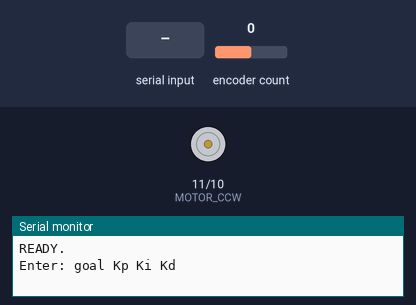
Bench run of a sketch on a simulated Arduino Uno, built with avr-gcc and run on an emulated ATmega328P. Parts: motor-driver pin pairs drawn as motors (green arrow = first pin HIGH = forward, orange = second pin HIGH = backward, longer = more drive, scaled by the enable pin), the last lines printed to the serial monitor. The test bench sets the inputs (shaded band); at power-on: encoder count 0.

Above: at 1.2 s.
1.3 s: "90,45,200\n" received over Serial
At 2.9 s:
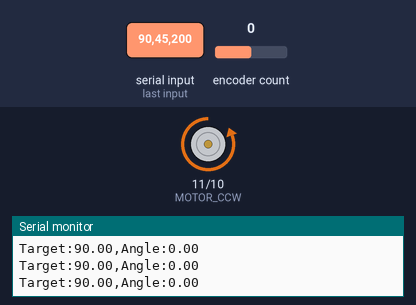
3.8 s: "1,90\n" received over Serial
At 6.6 s:
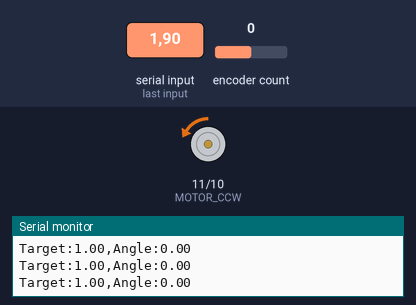
6.8 s: encoder count set to 1
At 7.7 s:
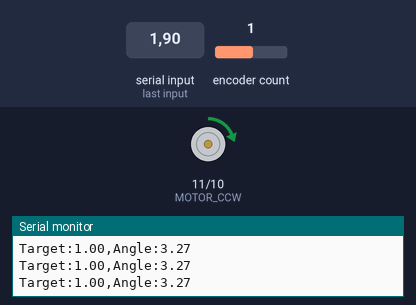
8.3 s: encoder count set to 5
At 8.7 s:
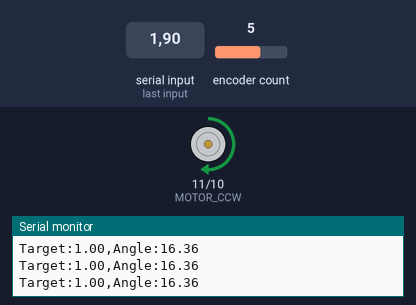
9.8 s: "1,90,45\n" received over Serial
At 11.7 s:
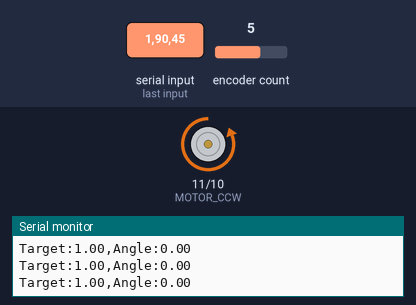
12.3 s: encoder count set to 9
At 12.6 s:
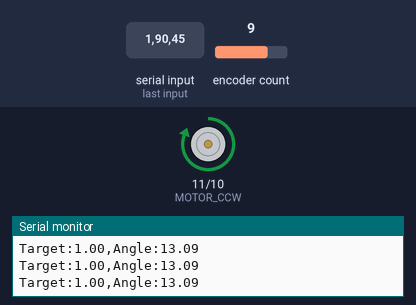
Timing chart, 0 to 14.8 s (numbered marks = the images above; inputs shaded):
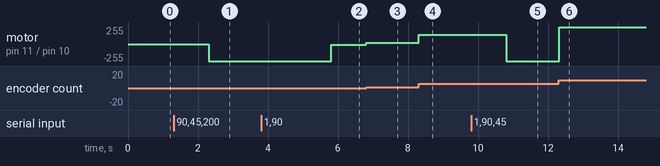

The sketch:

PIDProject.ino
```cpp
#include <Encoder.h>
#include <PIDController.h>

//PIN DEFINITIONS
#define ENCODER_A 2
#define ENCODER_B 3
#define ENA_PWM   9   // Motor speed
#define MOTOR_CW  10  // Clockwise
#define MOTOR_CCW 11  // Counter-Clockwise

//CONSTANTS
Encoder myEnc(ENCODER_B, ENCODER_A);
const float TICKS_PER_REV = 440.0f; // 440 ticks = 360 degrees

unsigned long lastTime = 0;
const int SAMPLE_TIME_MS = 10; // Run loop every 10ms (100Hz)

//PID VARIABLES
PIDController pid;
float Kp = 0.0f, Ki = 0.0f, Kd = 0.0f;
float goal_deg = 0.0f;

bool hasParams = false; // Safety: Wait for input before starting

//Helper: Convert ticks to degrees
float ticksToDeg(long ticks) {
  return (ticks * 360.0f) / TICKS_PER_REV;
}

//MOTOR CONTROL
// Sends power to the motor driver (L298N)
void setMotor(int pwmVal) {
  // Limit value between -255 and 255
  if (pwmVal > 255) pwmVal = 255;
  if (pwmVal < -255) pwmVal = -255;

  //Stop motor
  if (pwmVal == 0) {
    digitalWrite(MOTOR_CW, LOW);
    digitalWrite(MOTOR_CCW, LOW);
    analogWrite(ENA_PWM, 0);
    return;
  }

  //Set direction and speed
  if (pwmVal > 0) {
    digitalWrite(MOTOR_CW, HIGH);
    digitalWrite(MOTOR_CCW, LOW);
    analogWrite(ENA_PWM, pwmVal);
  } else {
    digitalWrite(MOTOR_CW, LOW);
    digitalWrite(MOTOR_CCW, HIGH);
    analogWrite(ENA_PWM, -pwmVal);
  }
}

//READ SERIAL INPUT
//Format: "Goal Kp Ki Kd" (Example: 3 15 0 1)
void readUserParams() {
  if (Serial.available() == 0) return;

  //Read floats from Serial
  float g = Serial.parseFloat();
  float p = Serial.parseFloat();
  float i = Serial.parseFloat();
  float d = Serial.parseFloat();

  //Clear buffer
  while (Serial.available()) { Serial.read(); }

  //Update variables
  goal_deg = g;
  Kp = p; Ki = i; Kd = d;

  //Update PID settings
  pid.tune(Kp, Ki, Kd);
  pid.setpoint(goal_deg);

  //Important: Reset encoder to 0 (current position is now 0)
  myEnc.write(0);
  hasParams = true;

  //Print confirmation
  Serial.print("UPDATED -> Target: "); Serial.print(goal_deg);
  Serial.print(" | P: "); Serial.print(Kp);
  Serial.print(" | I: "); Serial.print(Ki);
  Serial.print(" | D: "); Serial.println(Kd);
}

void setup() {
  Serial.begin(115200);

  //Setup pins
  pinMode(ENA_PWM, OUTPUT);
  pinMode(MOTOR_CW, OUTPUT);
  pinMode(MOTOR_CCW, OUTPUT);

  setMotor(0); //Make sure motor is off

  pid.begin();
  pid.limit(-255, 255);

  Serial.println("READY.");
  Serial.println("Enter: goal Kp Ki Kd");
}

void loop() {
  unsigned long now = millis();

  readUserParams(); // Check for new input

  //Run control loop at 100Hz
  if (now - lastTime >= SAMPLE_TIME_MS) {
    lastTime = now;

    if (!hasParams) {
      setMotor(0);
      return;
    }

    //1. Get position
    long ticks = myEnc.read();
    float current_deg = ticksToDeg(ticks);

    //2. Compute PID
    int output = (int)pid.compute(current_deg);

    //3. Move motor
    setMotor(output);

    //4. Print for Serial Plotter
    Serial.print("Target:");
    Serial.print(goal_deg);
    Serial.print(",");
    Serial.print("Angle:");
    Serial.println(current_deg);
  }
}
```

Measured:
- after the input at 1.3 s, motor on pin 11 (MOTOR_CCW) / pin 10 (MOTOR_CW): stopped → backward 255/255 after 1.0 s
- after the input at 3.8 s, motor on pin 11 (MOTOR_CCW) / pin 10 (MOTOR_CW): backward 255/255 → backward 9/255 after 2.0 s
- after the input at 6.8 s, motor on pin 11 (MOTOR_CCW) / pin 10 (MOTOR_CW): backward 9/255 → forward 20/255 at once
- after the input at 8.3 s, motor on pin 11 (MOTOR_CCW) / pin 10 (MOTOR_CW): forward 20/255 → forward 138/255 at once
- after the input at 9.8 s, motor on pin 11 (MOTOR_CCW) / pin 10 (MOTOR_CW): forward 138/255 → backward 255/255 after 1.0 s
- after the input at 12.3 s, motor on pin 11 (MOTOR_CCW) / pin 10 (MOTOR_CW): backward 255/255 → forward 255/255 at once
